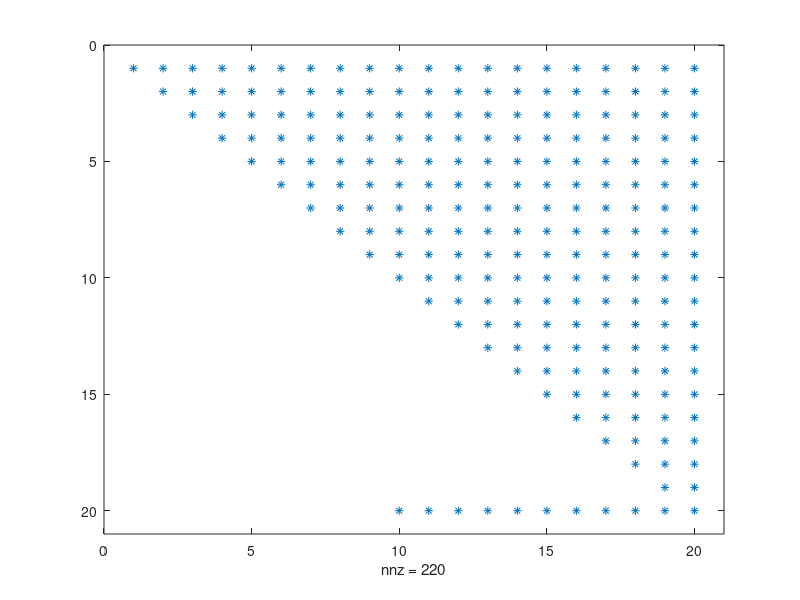

Here is the MATLAB script that generated this plot:
dim = 20;
h = 10;
c = rand(dim,dim);

[L,U] = lu(c);
U(:,h) = ones(dim,1);

pi = linspace(1,dim,dim);
pi(h:end) = pi(h:end)+1;
pi(end) = pi(h)-1;

I = eye(dim);
I = I(pi,:);
pi
I

spy(I*U*I')
%spy(U)